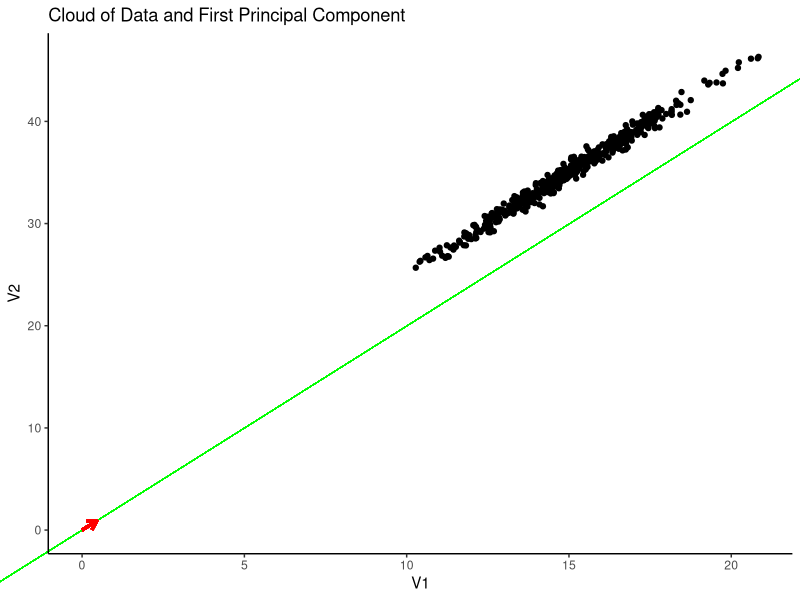
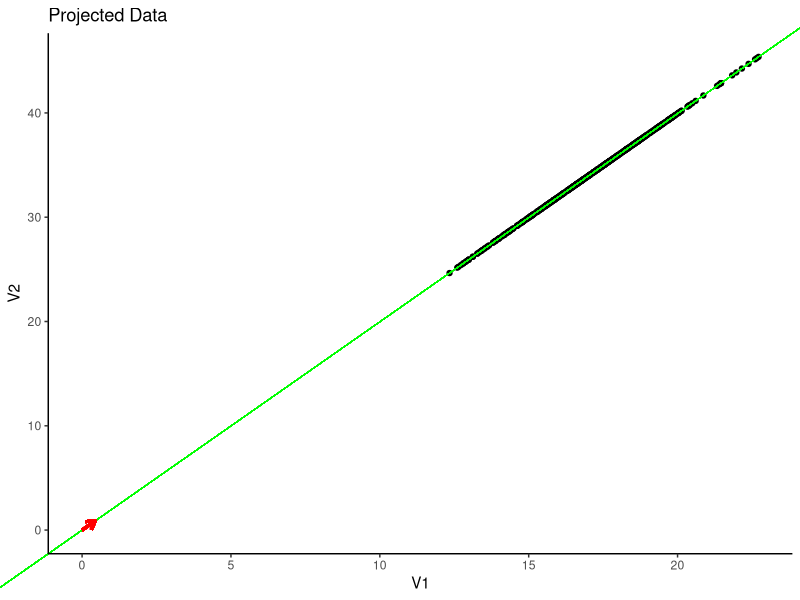
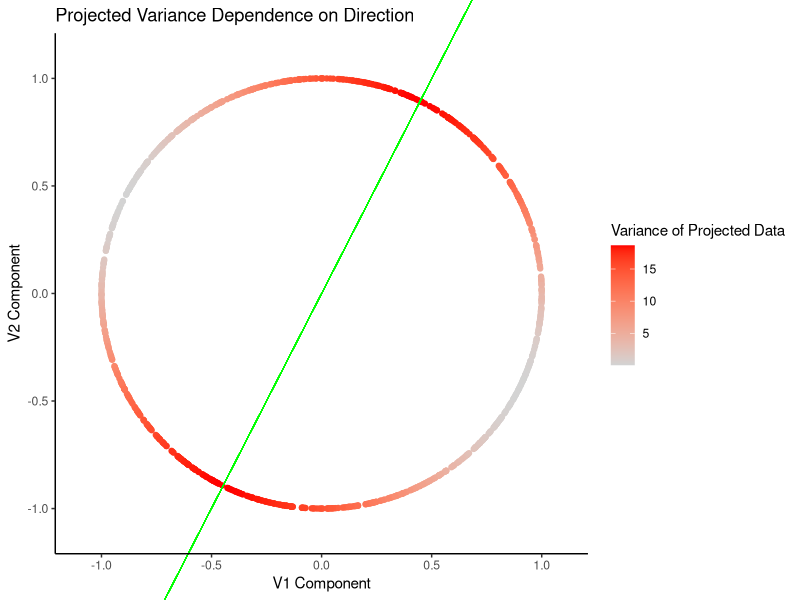
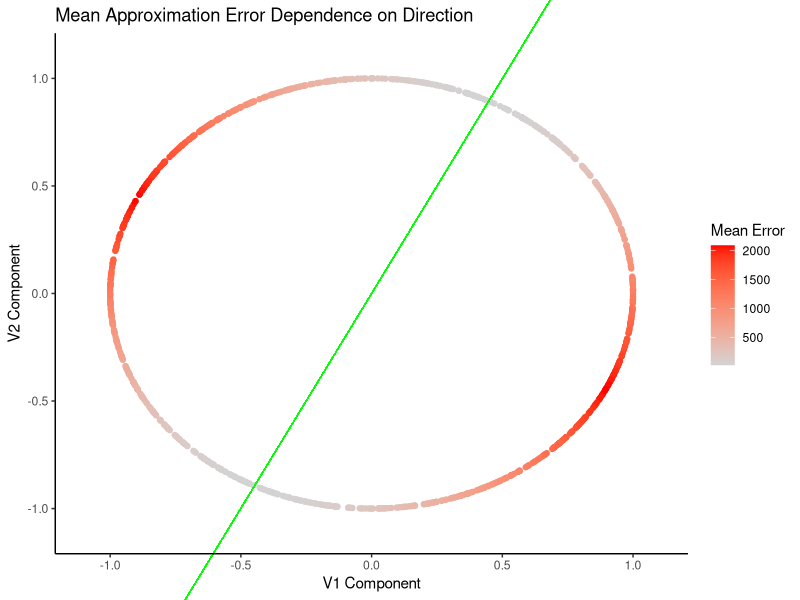

R code for these plots, in order:
# Required Packages
require(ggplot2)

# Generate data
N <- 500
V1 <- rnorm(N, mean = 15, sd = 2)
V2 <- 5 + rnorm(N, 2*V1, sd = 0.5)

# Format as a matrix
mat <- rbind(V1, V2)

# Distance matrix(thing we want to approximate)
dist_mat <- dist(t(mat))

# An orthogonal projection is the closest point on a line to a datapoint
# When both the line and datapoint are represented as vectors, the formula is:
# projected_point_vec = sum(point_vec * line_vec) / sum(line_vec * line_vec) * line_vec
# We then ask where along the line is the projected point,
# This is essentially "how many line_vec's go into projected_point_vec"
# Which is projected_point_vec / line_vec, and we are left with:
# projected_point = sum(point_vec * line_vec) / sum(line_vec * line_vec)
orthogonal_projection <- function(set_of_vecs, vec) {
  return( colSums(set_of_vecs * vec) )
}

# We will generate many random vectors to approximate the first PC
iters <- sapply(1:1e3, function(i) {
  # Generate random vector
  vec <- rnorm(2)
  vec <- vec / sum(vec^2)^0.5
  
  proj <- orthogonal_projection(mat, vec)
  
  # Calculate variance of data projected onto data
  proj_var <- var(proj)
  proj_mdist <- sum( (dist_mat - dist(proj))^2 )^0.5
  
  return(c(vec, proj_var, proj_mdist))
})

firstPC <- iters[1:2, which.max(iters[3,])]

# Plot data ----
plot_data <- data.frame(V1, V2)

plot <- ggplot(data = plot_data,
               mapping = aes(x = V1, y = V2)) + 
  ggtitle("Cloud of Data and First Principal Component") +
  coord_cartesian(xlim = c(min(0, firstPC[1], plot_data$V1), max(0, firstPC[1], plot_data$V1)),
                  ylim = c(min(0, firstPC[2], plot_data$V2), max(0, firstPC[2], plot_data$V2)),
                  clip = "off") +
  geom_point() +
  theme_bw() + 
  theme(panel.border = element_blank(), 
        panel.grid.major = element_blank(),
        panel.grid.minor = element_blank(), 
        axis.line = element_line(colour = "black"))

# Plot first principal component
plot <- plot + geom_segment(aes(x = -firstPC[1]*1e3, y = -firstPC[2]*1e3, 
                                xend = firstPC[1]*1e3, yend = firstPC[2]*1e3),
                            colour = "green", lwd = 0.25)

plot <- plot + geom_segment(aes(x = 0, y = 0, 
                                xend = firstPC[1], yend = firstPC[2]),
                            arrow = arrow(length = unit(0.25, "cm")),
                            colour = "red", lwd = 1)

print(plot)



# Plot projected data ----
plot_data <- data.frame(outer(orthogonal_projection(mat, firstPC), firstPC))
colnames(plot_data) <- c("V1", "V2")

plot <- ggplot(data = plot_data,
               mapping = aes(x = V1, y = V2)) + 
  ggtitle("Projected Data") +
  coord_cartesian(xlim = c(min(0, firstPC[1]*5, plot_data$V1), max(0, firstPC[1]*5, plot_data$V1)),
                  ylim = c(min(0, firstPC[2]*5, plot_data$V2), max(0, firstPC[2]*5, plot_data$V2)),
                  clip = "off") +
  geom_point() +
  theme_bw() + 
  theme(panel.border = element_blank(), 
        panel.grid.major = element_blank(),
        panel.grid.minor = element_blank(), 
        axis.line = element_line(colour = "black"))

# Plot first principal component
plot <- plot + geom_segment(aes(x = -firstPC[1]*1e3, y = -firstPC[2]*1e3, 
                                xend = firstPC[1]*1e3, yend = firstPC[2]*1e3),
                            colour = "green", lwd = 0.25)

plot <- plot + geom_segment(aes(x = 0, y = 0, 
                                xend = firstPC[1], yend = firstPC[2]),
                            arrow = arrow(length = unit(0.25, "cm")),
                            colour = "red", lwd = 1)

print(plot)

# Colour gradient function
myColorRamp <- function(colors, values) {
  v <- (values - min(values))/diff(range(values))
  x <- colorRamp(colors)(v)
  rgb(x[,1], x[,2], x[,3], maxColorValue = 255)
}

# Plot parameter space(for projected variance and mean error) ----
plot_data <- data.frame(V1 = iters[1,], V2 = iters[2,],
                        proj_var = iters[3,], mean_err = iters[4,])

plot <- ggplot(data = plot_data,
               mapping = aes(x = V1, y = V2, col = proj_var)) + 
  ggtitle("Projected Variance Dependence on Direction") +
  xlab("V1 Component") + ylab("V2 Component") +
  coord_cartesian(xlim = c(-1.1, 1.1),
                  ylim = c(-1.1, 1.1),
                  clip = "off") +
  scale_colour_gradient(low = "lightgrey", high = "red", name = "Variance of Projected Data") +
  geom_point() + 
  theme_bw() + 
  theme(panel.border = element_blank(), 
        panel.grid.major = element_blank(),
        panel.grid.minor = element_blank(), 
        axis.line = element_line(colour = "black"))

plot <- plot + geom_segment(aes(x = -firstPC[1]*1e3, y = -firstPC[2]*1e3, 
                                xend = firstPC[1]*1e3, yend = firstPC[2]*1e3),
                            colour = "green", lwd = 0.25)

plot2 <- ggplot(data = plot_data,
               mapping = aes(x = V1, y = V2, col = mean_err)) + 
  ggtitle("Mean Approximation Error Dependence on Direction") +
  xlab("V1 Component") + ylab("V2 Component") +
  coord_cartesian(xlim = c(-1.1, 1.1),
                  ylim = c(-1.1, 1.1),
                  clip = "off") +
  scale_colour_gradient(low = "lightgrey", high = "red", name = "Mean Error") +
  geom_point() + 
  theme_bw() + 
  theme(panel.border = element_blank(), 
        panel.grid.major = element_blank(),
        panel.grid.minor = element_blank(), 
        axis.line = element_line(colour = "black"))

plot2 <- plot2 + geom_segment(aes(x = -firstPC[1]*1e3, y = -firstPC[2]*1e3, 
                                 xend = firstPC[1]*1e3, yend = firstPC[2]*1e3),
                             colour = "green", lwd = 0.25)

print(plot)
print(plot2)


# Gradient method ----
gradient_eval <- function(set_of_vecs, cur_vec, e = 1e-5) {
  dim <- length(cur_vec)
  
  gradient <- sapply(1:dim, function(i) {
    h_vec <- cur_vec
    h_vec[i] <- h_vec[i] + e
    
    fd <- ( var(orthogonal_projection(set_of_vecs, h_vec)) - var(orthogonal_projection(set_of_vecs, cur_vec)) ) / e
    
    return(fd)
  })
  
  return(gradient)
}

cur_vec <- rnorm(2)
cur_vec <- cur_vec / sum(cur_vec^2)^0.5

for (i in 1:1e3) {
  prop_vec <- cur_vec + gradient_eval(mat, cur_vec, 1e-6)
  prop_vec <- prop_vec / sum(prop_vec^2)^0.5
  
  if ( sum((prop_vec - cur_vec)^2)^0.5 < 1e-6 ) {
    break
  }
  
  cur_vec <- prop_vec
  
}

grad_firstPC <- cur_vec

